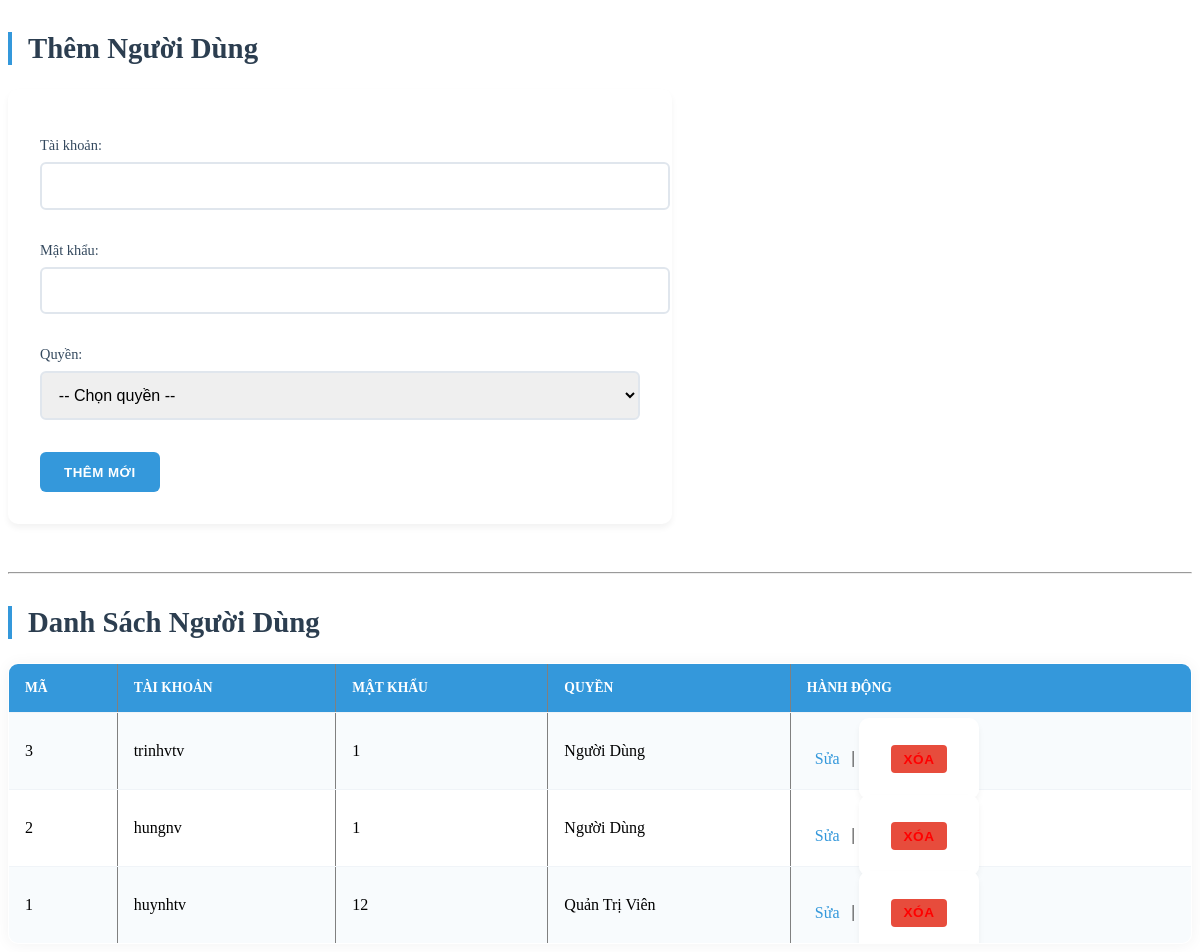
Screenshot of /frm/frm_admin/qly_nguoiDung.php with the database file from the repository.
### tables this page shows
CREATE TABLE IF NOT EXISTS `nguoi_dung` (
  `ma_nguoi_dung` int NOT NULL AUTO_INCREMENT,
  `mat_khau` varchar(50) NOT NULL,
  `tai_khoan` varchar(100) NOT NULL,
  `ma_quyen` int NOT NULL,
  `dia_chi` varchar(100) NOT NULL,
  PRIMARY KEY (`ma_nguoi_dung`),
  KEY `ma_quyen` (`ma_quyen`)
);

CREATE TABLE IF NOT EXISTS `phan_quyen` (
  `ma_quyen` int NOT NULL AUTO_INCREMENT,
  `ten_quyen` varchar(100) NOT NULL,
  PRIMARY KEY (`ma_quyen`)
);

### frm/frm_admin/qly_nguoiDung.php (the view, shortened to what this page needs)
<?php
require_once __DIR__ . "/../../db/config.php";
$editData = null;
$sqlUser = "SELECT nd.*, pq.ten_quyen
            FROM nguoi_dung nd
            LEFT JOIN phan_quyen pq ON nd.ma_quyen = pq.ma_quyen
            ORDER BY nd.ma_nguoi_dung DESC";
$resultUser = $conn->query($sqlUser);
?>
<!DOCTYPE html>
<html lang="vi">
<head>
    <link rel="stylesheet" href="/BTL/assets/css_form_admin/nguoi_dung.css">
</head>
<body>
<h2><?php echo $editData ? "Sửa Thông Tin Người Dùng" : "Thêm Người Dùng"; ?></h2>
<form action="process_nguoi_dung.php" method="POST">
    <label for="tai_khoan">Tài khoản:</label>
    <input type="text" name="tai_khoan" id="tai_khoan" required
           value="<?php echo $editData ? htmlspecialchars($editData['tai_khoan']) : ''; ?>">
    <label for="mat_khau">Mật khẩu:</label>
    <input type="text" name="mat_khau" id="mat_khau" required
           value="<?php echo $editData ? htmlspecialchars($editData['mat_khau']) : ''; ?>">
    <label for="ma_quyen">Quyền:</label>
    <select name="ma_quyen" id="ma_quyen" required>
        <option value="">-- Chọn quyền --</option>
    </select>
    <?php if ($editData): ?>
        <button type="submit" name="btnCapNhat">Cập nhật</button>
    <?php else: ?>
        <button type="submit" name="btnThemMoi">Thêm mới</button>
    <?php endif; ?>
</form>
<hr>
<h2>Danh Sách Người Dùng</h2>
<table border="1" cellpadding="8" cellspacing="0">
    <tr>
        <th>Mã</th>
        <th>Tài khoản</th>
        <th>Mật khẩu</th>
        <th>Quyền</th>
        <th>Hành động</th>
    </tr>
    <?php
    if ($resultUser && $resultUser->num_rows > 0):
        while($rowU = $resultUser->fetch_assoc()):
    ?>
    <tr>
        <td><?php echo $rowU['ma_nguoi_dung']; ?></td>
        <td><?php echo htmlspecialchars($rowU['tai_khoan']); ?></td>
        <td><?php echo htmlspecialchars($rowU['mat_khau']); ?></td>
        <td><?php echo htmlspecialchars($rowU['ten_quyen'] ?: ''); ?></td>
        <td>
            <a href="qLy_nguoiDung.php?edit=<?php echo $rowU['ma_nguoi_dung']; ?>">Sửa</a> |
            <form action="process_nguoi_dung.php" method="POST" style="display:inline;"
                  onsubmit="return confirm('Xác nhận xóa người dùng này?');">
                <button type="submit" name="btnXoa" style="color:red;">Xóa</button>
            </form>
        </td>
    </tr>
    <?php
        endwhile;
    else:
        echo "<tr><td colspan='5'>Chưa có người dùng nào</td></tr>";
    endif;
    ?>
</table>
</body>
</html>

### assets/css_form_admin/nguoi_dung.css (style rules this page uses)
h2 { color: #2c3e50; margin: 2rem 0 1.5rem; font-size: 1.8rem; border-left: 4px solid #3498db; padding-left: 1rem; }
form { background: white; padding: 2rem; border-radius: 10px; box-shadow: 0 4px 6px rgba(0,0,0,0.05); margin-bottom: 3rem; max-width: 600px; }
label { display: block; margin: 1rem 0 0.5rem; color: #34495e; font-weight: 500; font-size: 0.9rem; }
input[type="text"], select { width: 100%; padding: 0.8rem; border: 2px solid #e0e6ed; border-radius: 6px; margin-bottom: 1rem; transition: all 0.3s ease; font-size: 1rem; }
button[type="submit"] { background: #3498db; color: white; padding: 0.8rem 1.5rem; border: none; border-radius: 6px; cursor: pointer; font-weight: 600; text-transform: uppercase; letter-spacing: 0.5px; transition: all 0.3s ease; margin-top: 1rem; }
table { width: 100%; border-collapse: collapse; background: white; border-radius: 10px; overflow: hidden; box-shadow: 0 1px 15px rgba(0,0,0,0.05); }
th, td { padding: 1rem; text-align: left; border-bottom: 1px solid #f0f4f8; }
th { background: #3498db; color: white; font-weight: 600; text-transform: uppercase; font-size: 0.85rem; }
tr:nth-child(even) { background-color: #f8fbfd; }
a { color: #3498db; text-decoration: none; font-weight: 500; padding: 0.3rem 0.5rem; border-radius: 4px; transition: all 0.2s ease; }
button[name="btnXoa"] { background: #e74c3c; color: white; padding: 0.4rem 0.8rem; border: none; border-radius: 4px; cursor: pointer; font-size: 0.85rem; transition: all 0.3s ease; }

### rows the page displays
nguoi_dung: ma_nguoi_dung "3", tai_khoan "trinhvtv", mat_khau "1", ma_quyen.ten_quyen "Người Dùng"
nguoi_dung: ma_nguoi_dung "2", tai_khoan "hungnv", mat_khau "1", ma_quyen.ten_quyen "Người Dùng"
nguoi_dung: ma_nguoi_dung "1", tai_khoan "huynhtv", mat_khau "12", ma_quyen.ten_quyen "Quản Trị Viên"
